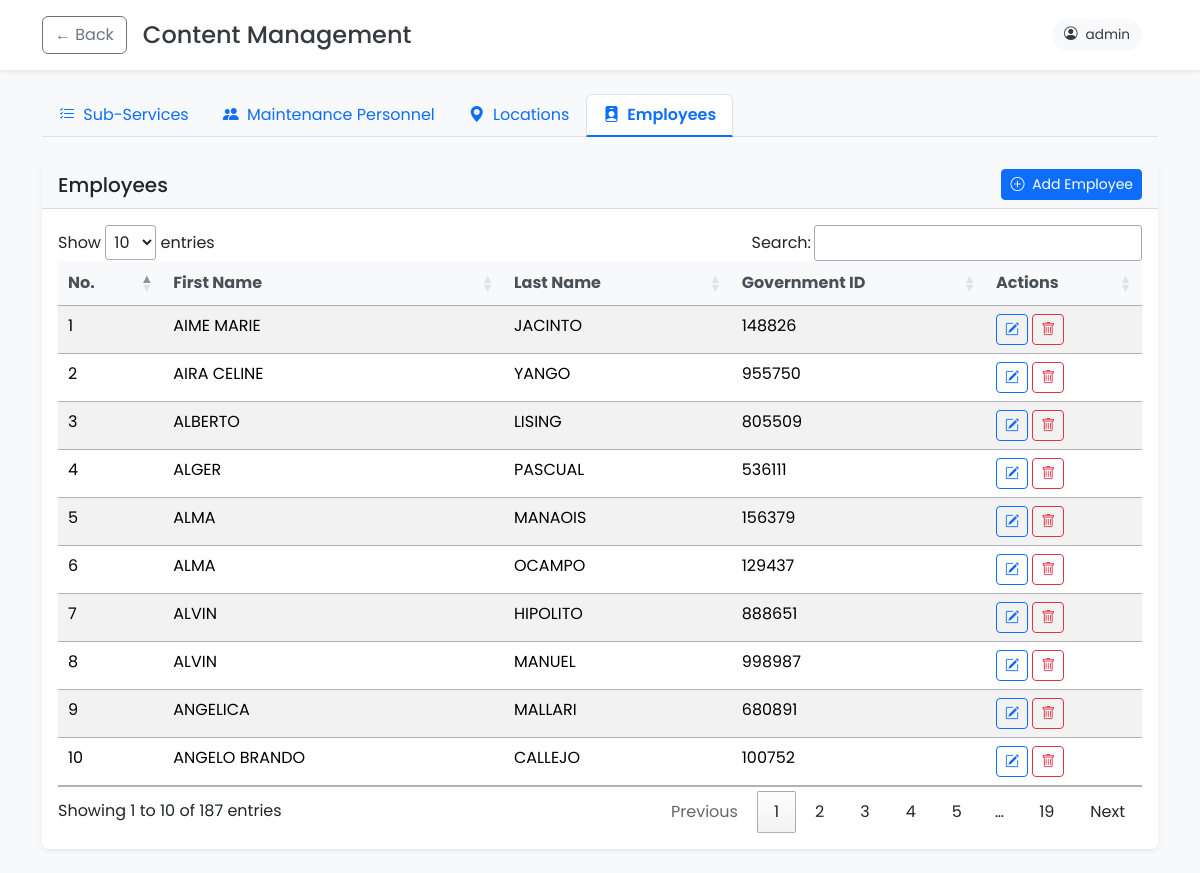
The app's page /admin/content-management.php?tab=employees (signed in) with its own data.
### tables this page shows
CREATE TABLE `employee` (
  `id` int(11) NOT NULL,
  `gov_id` int(11) NOT NULL,
  `last_name` varchar(255) NOT NULL,
  `first_name` varchar(255) NOT NULL,
  `middle_name` varchar(255) NOT NULL,
  `ext` varchar(255) NOT NULL,
  `created_at` timestamp NOT NULL DEFAULT current_timestamp(),
  `is_deleted` enum('0','1') NOT NULL DEFAULT '0'
);

### admin/content-management.php (the view, shortened to what this page needs)
<?php
require_once "../database/config.php";
$validTabs = ['services', 'personnel', 'locations', 'employees'];
$activeTab = in_array($_GET['tab'] ?? '', $validTabs) ? $_GET['tab'] : 'services';
$currentUser = $_SESSION['user_id'];
switch ($activeTab) {
    case 'employees':
        try {
            $employees = $pdo->query(
                "SELECT id, first_name, last_name, gov_id
                 FROM employee
                 WHERE is_deleted = '0'
                 ORDER BY  first_name"
            )->fetchAll(PDO::FETCH_ASSOC);
        } catch (PDOException $e) {
            $errorMessage = "Database error" . $e->getMessage();
            $employees = [];
        }
        break;
}
?>
<!DOCTYPE html>
<html lang="en">
<head>
    <link href="../node_modules/bootstrap/dist/css/bootstrap.min.css" rel="stylesheet">
    <link rel="stylesheet" href="../node_modules/sweetalert2/dist/sweetalert2.min.css">
    <link rel="stylesheet" href="../css/global.css">
    <link rel="stylesheet" href="../css/content-management.css">
    <link rel="stylesheet" href="https://cdn.jsdelivr.net/npm/bootstrap-icons@1.8.0/font/bootstrap-icons.css">
    <link href="https://cdn.datatables.net/1.12.1/css/jquery.dataTables.min.css" rel="stylesheet">
</head>
<body class="h-100">
    <header class="page-header"
        style="background-color:#fff; box-shadow:0 0.125rem 0.25rem rgba(0,0,0,0.075); margin-bottom:1.5rem; padding:1rem 0">
        <div class="container">
            <div class="row align-items-center">
                <div class="col-md-6">
                    <div class="d-flex align-items-center">
                        <a class="btn btn-outline-secondary me-3" href="index.php">&larr; Back</a>
                        <h4 class="m-0">Content Management</h4>
                    </div>
                </div>
                <div class="col-md-6 text-end">
                    <div class="user-info me-3">
                        <i class="bi bi-person-circle me-2"></i>
                        <span><?= htmlspecialchars($currentUser) ?></span>
                    </div>
                </div>
            </div>
        </div>
    </header>
    <div class="container">
        <ul class="nav nav-tabs mb-4">
            <?php
            $tabs = [
                'services' => ['icon' => 'bi-list-check', 'label' => 'Sub-Services'],
                'personnel' => ['icon' => 'bi-people-fill', 'label' => 'Maintenance Personnel'],
                'locations' => ['icon' => 'bi-geo-alt-fill', 'label' => 'Locations'],
                'employees' => ['icon' => 'bi-person-badge-fill', 'label' => 'Employees']
            ];
            foreach ($tabs as $tab => $info): ?>
                <li class="nav-item">
                    <a class="nav-link <?= $activeTab === $tab ? 'active' : '' ?>" href="?tab=<?= $tab ?>">
                        <i class="bi <?= $info['icon'] ?> me-1"></i> <?= $info['label'] ?>
                    </a>
                </li>
            <?php endforeach; ?>
        </ul>
        <?php if ($activeTab === 'personnel'): ?>
            <div class="card mb-4 h-100">
                <div class="card-header d-flex justify-content-between align-items-center">
                    <h5 class="mb-0">Maintenance Personnel</h5>
                    <button type="button" class="btn btn-sm btn-primary" data-bs-toggle="modal"
                        data-bs-target="#addPersonnelModal">
                        <i class="bi bi-plus-circle me-1"></i> Add Personnel
                    </button>
                </div>
                <div class="card-body">
                    <div class="table-responsive">
                        <table class="table table-striped table-hover datatable">
                            <thead>
                                <tr>
                                    <th>No.</th>
                                    <th>First Name</th>
                                    <th>Middle Name</th>
                                    <th>Last Name</th>
                                    <th>Actions</th>
                                </tr>
                            </thead>
                            <tbody>
                                <?php foreach ($personnel ?? [] as $index => $person): ?>
                                    <tr>
                                        <td><?= $index + 1 ?></td>
                                        <td><?= htmlspecialchars($person['first_name']) ?></td>
                                        <td><?= htmlspecialchars($person['middle_name'] ?? '') ?></td>
                                        <td><?= htmlspecialchars($person['last_name']) ?></td>
                                        <td class="action-buttons">
                                            <button type="button" class="btn btn-sm btn-outline-primary" onclick='editPersonnel(
                                                    <?= (int) $person["id"] ?>,
                                                    <?= json_encode($person["first_name"]) ?>,
                                                    <?= json_encode($person["middle_name"] ?? "") ?>,
                                                    <?= json_encode($person["last_name"]) ?>
                                                )'>
                                                <i class="bi bi-pencil-square"></i>
                                            </button>
                                            <button type="button" class="btn btn-sm btn-outline-danger" onclick='confirmDeletePersonnel(
                                                    <?= (int) $person["id"] ?>,
                                                    <?= json_encode($person["first_name"] . " " . $person["last_name"]) ?>
                                                )'>
                                                <i class="bi bi-trash"></i>
                                            </button>
                                        </td>
                                    </tr>
                                <?php endforeach; ?>
                                <?php if (empty($personnel ?? [])): ?>
                                    <tr>
                                        <td colspan="5" class="text-center">No personnel records found</td>
                                    </tr>
                                <?php endif; ?>
                            </tbody>
                        </table>
                    </div>
                </div>
            </div>
        <?php elseif ($activeTab === 'employees'): ?>
            <div class="card mb-4 h-100">
                <div class="card-header d-flex justify-content-between align-items-center">
                    <h5 class="mb-0">Employees</h5>
                    <button type="button" class="btn btn-sm btn-primary" data-bs-toggle="modal"
                        data-bs-target="#addEmployeeModal">
                        <i class="bi bi-plus-circle me-1"></i> Add Employee
                    </button>
                </div>
                <div class="card-body">
                    <div class="table-responsive">
                        <table class="table table-striped table-hover datatable">
                            <thead>
                                <tr>
                                    <th>No.</th>
                                    <th>First Name</th>
                                    <th>Last Name</th>
                                    <th>Government ID</th>
                                    <th>Actions</th>
                                </tr>
                            </thead>
                            <tbody>
                                <?php foreach ($employees ?? [] as $index => $employee): ?>
                                    <tr>
                                        <td><?= $index + 1 ?></td>
                                        <td><?= htmlspecialchars($employee['first_name']) ?></td>
                                        <td><?= htmlspecialchars($employee['last_name']) ?></td>
                                        <td><?= htmlspecialchars($employee['gov_id'] ?? '') ?></td>
                                        <td class="action-buttons">
                                            <button type="button" class="btn btn-sm btn-outline-primary" onclick='editEmployee(
                                                    <?= (int) $employee["id"] ?>,
                                                    <?= json_encode($employee["first_name"]) ?>,
                                                    <?= json_encode($employee["last_name"]) ?>,
                                                    <?= json_encode($employee["gov_id"] ?? "") ?>
                                                )'>
                                                <i class="bi bi-pencil-square"></i>
                                            </button>
                                            <button type="button" class="btn btn-sm btn-outline-danger" onclick='confirmDeleteEmployee(
                                                    <?= (int) $employee["id"] ?>,
                                                    <?= json_encode($employee["first_name"] . " " . $employee["last_name"]) ?>
                                                )'>
                                                <i class="bi bi-trash"></i>
                                            </button>
                                        </td>
                                    </tr>
                                <?php endforeach; ?>
                            </tbody>
                        </table>
                    </div>
                </div>
            </div>
        <?php endif; ?>
    </div>
</body>
</html>

### css/global.css (style rules this page uses)
* { font-family: "Poppins", serif; font-weight: 400; font-style: normal; }
.active { background-color: rgba(2, 103, 35, 0.9); color: white; }

### css/content-management.css (style rules this page uses)
body { background-color: #f8f9fa; color: #343a40; }
.page-header { background-color: #fff; box-shadow: 0 2px 10px rgba(0, 0, 0, 0.1); padding: 15px 0; margin-bottom: 25px; }
.user-info { display: inline-flex; align-items: center; padding: 6px 12px; background-color: #f8f9fa; border-radius: 50px; font-size: 0.85rem; }

### admin/content-management.php (style rules this page uses)
.action-buttons .btn { padding: 0.25rem 0.5rem; font-size: 0.875rem; }
.table thead th { background-color: #f8f9fa; color: #495057; font-weight: 600; }
.card { border: none; box-shadow: 0 0.125rem 0.25rem rgba(0, 0, 0, 0.075); }
.card-header { background-color: #f8f9fa; border-bottom: 1px solid rgba(0, 0, 0, 0.125); }
.nav-tabs .nav-link.active { color: #0d6efd; font-weight: 600; border-bottom: 2px solid #0d6efd; }

### records on screen
employee: first_name "AIME MARIE", last_name "JACINTO", gov "148826"
employee: first_name "AIRA CELINE", last_name "YANGO", gov "955750"
employee: first_name "ALBERTO", last_name "LISING", gov "805509"
employee: first_name "ALGER", last_name "PASCUAL", gov "536111"
employee: first_name "ALMA", last_name "MANAOIS", gov "156379"
employee: first_name "ALMA", last_name "OCAMPO", gov "129437"
employee: first_name "ALVIN", last_name "HIPOLITO", gov "888651"
employee: first_name "ALVIN", last_name "MANUEL", gov "998987"
employee: first_name "ANGELICA", last_name "MALLARI", gov "680891"
employee: first_name "ANGELO BRANDO", last_name "CALLEJO", gov "100752"

### other values on screen
$currentUser "admin"
$info['label'] "Sub-Services"
$info['label'] "Maintenance Personnel"
$info['label'] "Locations"
$info['label'] "Employees"
